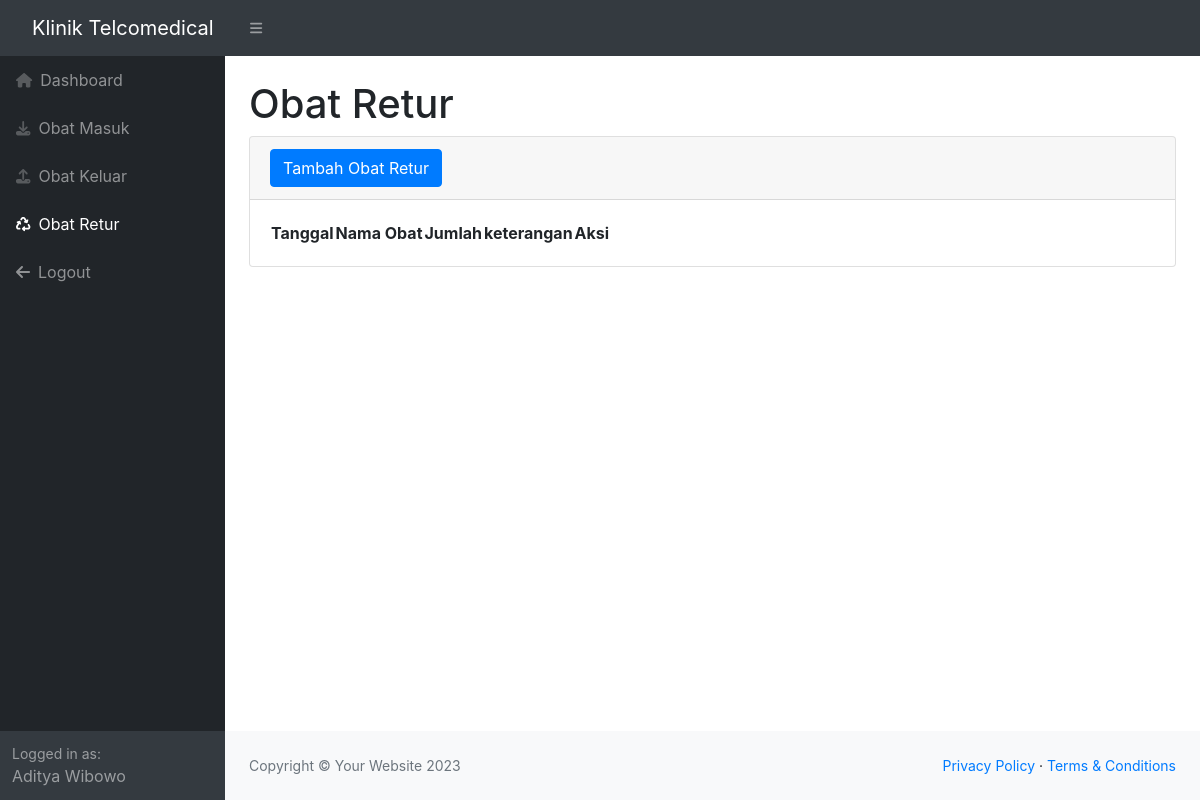
The page /retur.php (signed in) on the database as committed earlier.
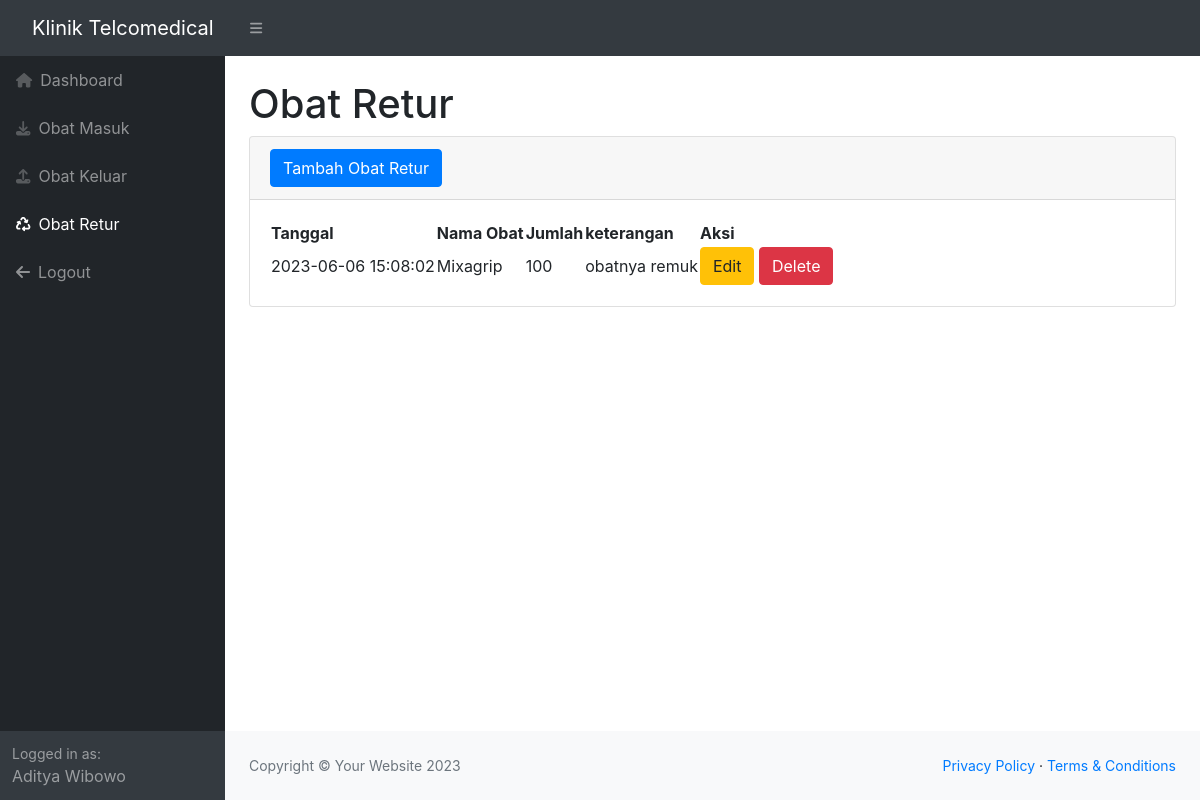
The same page on the database as committed later.
### tables this page shows
CREATE TABLE `retur` (
  `idretur` int(11) NOT NULL,
  `idobat` int(11) NOT NULL,
  `tanggal` timestamp NOT NULL DEFAULT current_timestamp() ON UPDATE current_timestamp(),
  `status` varchar(30) NOT NULL,
  `keterangan` varchar(30) NOT NULL,
  `qty` int(11) NOT NULL
);

CREATE TABLE `stock` (
  `idobat` int(11) NOT NULL,
  `namaobat` varchar(25) NOT NULL,
  `deskripsi` varchar(25) NOT NULL,
  `keteranganObt` varchar(25) NOT NULL,
  `tgl_kadarluasa` varchar(25) NOT NULL,
  `barcode` varchar(25) NOT NULL,
  `stock` int(11) NOT NULL
);

### retur.php (the view, shortened to what the changed rows need)
<?php
require 'function.php';
?>
<!DOCTYPE html>
<html lang="en">
<head>
    <link href="https://cdn.jsdelivr.net/npm/simple-datatables@7.1.2/dist/style.min.css" rel="stylesheet" />
    <link href="css/styles.css" rel="stylesheet" />
    <link rel="stylesheet" href="https://cdn.jsdelivr.net/npm/bootstrap@4.6.2/dist/css/bootstrap.min.css">
</head>
<body class="sb-nav-fixed">
    <div id="layoutSidenav">
        <div id="layoutSidenav_content">
            <main>
                <div class="container-fluid px-4">
                    <h1 class="mt-4">Obat Retur</h1>
                    <div class="card mb-4">
                        <div class="card-body">
                            <table id="datatablesSimple">
                                <thead>
                                    <tr>
                                        <th>Tanggal</th>
                                        <th>Nama Obat</th>
                                        <th>Jumlah</th>
                                        <th>keterangan</th>
                                        <th>Aksi</th>
                                    </tr>
                                </thead>
                                <tbody>
                                    <?php
                                    $ambilsemuadatastock = mysqli_query($conn, "select * from retur m, stock s where s.idobat = m.idobat");
                                    while ($data = mysqli_fetch_array($ambilsemuadatastock)) {
                                        $idr = $data['idretur'];
                                        $tanggal = $data['tanggal'];
                                        $namaobat = $data['namaobat'];
                                        $qty = $data['qty'];
                                        $keterangan = $data['keterangan'];
                                    ?>
                                        <tr>
                                            <td><?= $tanggal; ?></td>
                                            <td><?= $namaobat; ?></td>
                                            <td><?= $qty; ?></td>
                                            <td><?= $keterangan; ?></td>
                                            <td>
                                                <button type="button" class="btn btn-warning" data-toggle="modal" data-target="#edit<?= $idr; ?>">
                                                    Edit
                                                </button>
                                                <button type="button" class="btn btn-danger" data-toggle="modal" data-target="#delete<?= $idr; ?>">
                                                    Delete
                                                </button>
                                            </td>
                                        </tr>
                                    <?php
                                    };
                                    ?>
                                </tbody>
                            </table>
                        </div>
                    </div>
                </div>
            </main>
        </div>
    </div>
</body>
</html>

Rows that differ between the two databases and show on the page:
added retur: tanggal "2023-06-06 15:08:02", idobat.namaobat "Mixagrip", qty "100", keterangan "obatnya remuk"
